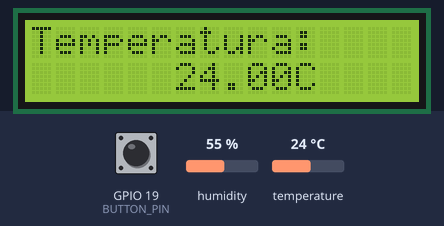
The sketch below on a simulated ESP32. Shown: 16×2 character LCD. Inputs (shaded band) come from the test bench; at power-on: GPIO 19 (BUTTON_PIN) HIGH, temperature 24 °C, humidity 55 %. WiFi joins after 1.5 s; servers stay silent unless stated; what the sketch prints to the serial monitor is not drawn.

Above: at 3.7 s.
3.8 s: GPIO 19 (BUTTON_PIN) pulled LOW for 3 s
At 6.9 s:
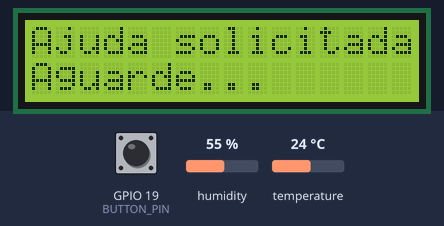
20.8 s: temperature set to 12 °C
At 31.7 s:
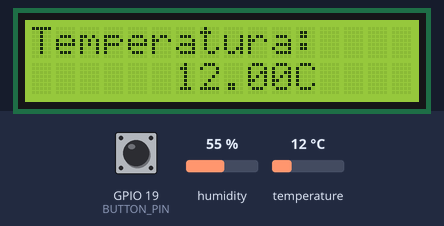
34.5 s: temperature set to 19 °C
At 45.6 s:
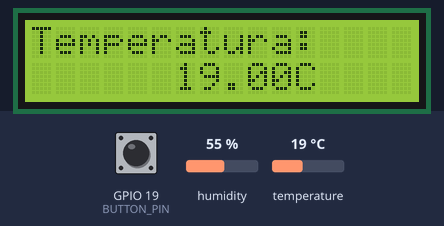
47.7 s: temperature set to 28 °C
At 58.5 s:
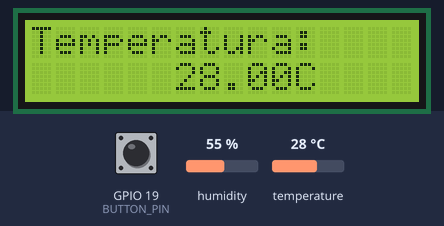
Timing chart, 0 to 60.0 s (numbered marks = the images above; inputs shaded):
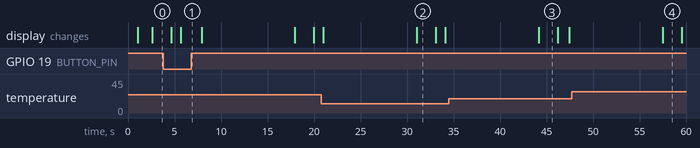

Measured:
- after the input at 3.8 s, the display: first differs from a run without the input after 1.9 s (image 1)
- what the display in image 2 shows lasts 2.0 s, from 31.1 s to 33.1 s

The sketch:

dispositivo_iot.ino
```cpp
/*********
Projeto Integrador 3
UNIVESP - Universidade Virtual de São Paulo
*********/

#include <LiquidCrystal_I2C.h>
#include <WiFi.h>
#include <HTTPClient.h>
#include <ArduinoJson.h>
#include "DHT.h"
#define DHTPIN 4
#define DHTTYPE DHT11
#define BUTTON_PIN 19

DHT dht(DHTPIN, DHTTYPE);

int lcdColumns = 16;
int lcdRows = 2;
const char* ssid = "Nome da Rede WIFI";
const char* password = "Senha da Rede WIFI";
float dolar, varDolar;
bool invalido = true; // armazenará se a requisição de cotação é inválida
int buttonState = 0;
String url = "https://economia.awesomeapi.com.br/last/USD-BRL,EUR-BRL,BTC-BRL"; // link para teste. Mudará de acordo com o site pronto

unsigned long timerRequisicao; const int periodoRequisicao = 30000; // de requisição HTTP


LiquidCrystal_I2C lcd(0x27, lcdColumns, lcdRows);

void setup(){

  Serial.begin(115200);
  Serial.println();
  delay(1000);
  pinMode(BUTTON_PIN, INPUT_PULLUP);
  dht.begin();
  lcd.init();
  lcd.backlight();

  WiFi.disconnect(); // Desconecta do WiFI se já houver alguma conexão
  WiFi.mode(WIFI_STA);
  Serial.println("[SETUP] Tentando conexão com o WiFi...");
  WiFi.begin(ssid, password); // Conecta-se à rede
  if (WiFi.waitForConnectResult() == WL_CONNECTED)
  {
    Serial.println("[SETUP] WiFi iniciado com sucesso!");
  } else
  {
    Serial.println("[SETUP] Houve falha na inicialização do WiFi. Reiniciando ESP.");
    ESP.restart();
  }
}
void loop(){


  float t = dht.readTemperature();

  if (isnan(t)) {
    Serial.println(F("Failed to read from DHT sensor!"));
    return;
  }

  float hic = dht.computeHeatIndex(t, false);

  lcd.clear();
  lcd.setCursor(0, 0);
  lcd.print("Temperatura:");
  lcd.setCursor(6, 1);
  lcd.print(t);
  lcd.print("C");
  delay(2000);

  lcd.clear();
  lcd.setCursor(0, 0);
  lcd.print("Segure o botao");
  lcd.setCursor(0, 1);
  lcd.print("para solicitar ajuda");
  delay(1000);

  buttonState = digitalRead(BUTTON_PIN);
  Serial.print(buttonState);
  if(buttonState == 0){
   Serial.print(buttonState);
  lcd.clear();
  lcd.setCursor(0, 0);
  lcd.print("Ajuda solicitada");
  lcd.setCursor(0, 1);
  lcd.print("Aguarde...");
  delay(2000);
    }


  // Faz a requisição e atualiza os dados
  if (millis() - timerRequisicao >= periodoRequisicao || timerRequisicao == 0) {
    HTTPClient http; // Cria o objeto da classe HTTPClient
    Serial.println("[HTTP] begin...");
    http.begin(url); // se conecta com o servidor através da UR fornecida
    Serial.println("[HTTP] GET...");
    int httpCode = http.GET(); // envia uma solicitação GET e obtém o código de resposta
    if (httpCode == 200) // se o código de resposta for igual à 200 (OK), ...
    {
      invalido = false; // armazena que a requisição de cotação não é inválida
      DynamicJsonDocument doc(2048); // Bytes necessários para armazenar os objetos
      //                      e matrizes JSON na memória. 2048 Bytes com base no
      //                      cálculo em http://arduinojson.org/v6/assistant.
      // Analisa o objeto JSON
      DeserializationError error = deserializeJson(doc, http.getString());
      if (error) // se houve erros na análise do JSON, ...
      {
        Serial.print("deserializeJson() falhou: ");
        Serial.println(error.f_str());
        invalido = true; // armazena que a requisição de cotação é inválida
      } else  // se não houve erros na análise do JSON, ...
      {
        // Extrai os valores do tempo e repassa para as variáveis globais
        dolar = String((const char*)doc["USDBRL"]["bid"]).toFloat();
        varDolar = String((const char*)doc["USDBRL"]["pctChange"]).toFloat();
      }
    } else {
      invalido = true; // armazena que a requisição de cotação é inválida
    }
    http.end();  // finaiza a conexão HTTP
    Serial.println("[HTTP] GET END!\n");
    timerRequisicao = millis();
  }
  lcd.clear();
 lcd.setCursor(0, 0);
 // print message
 lcd.print("Dolar hoje: ");
 lcd.print(dolar);
 lcd.setCursor(0,1);
 lcd.print("Variacao ");
 lcd.print(varDolar);
 delay(10000);
}
```
